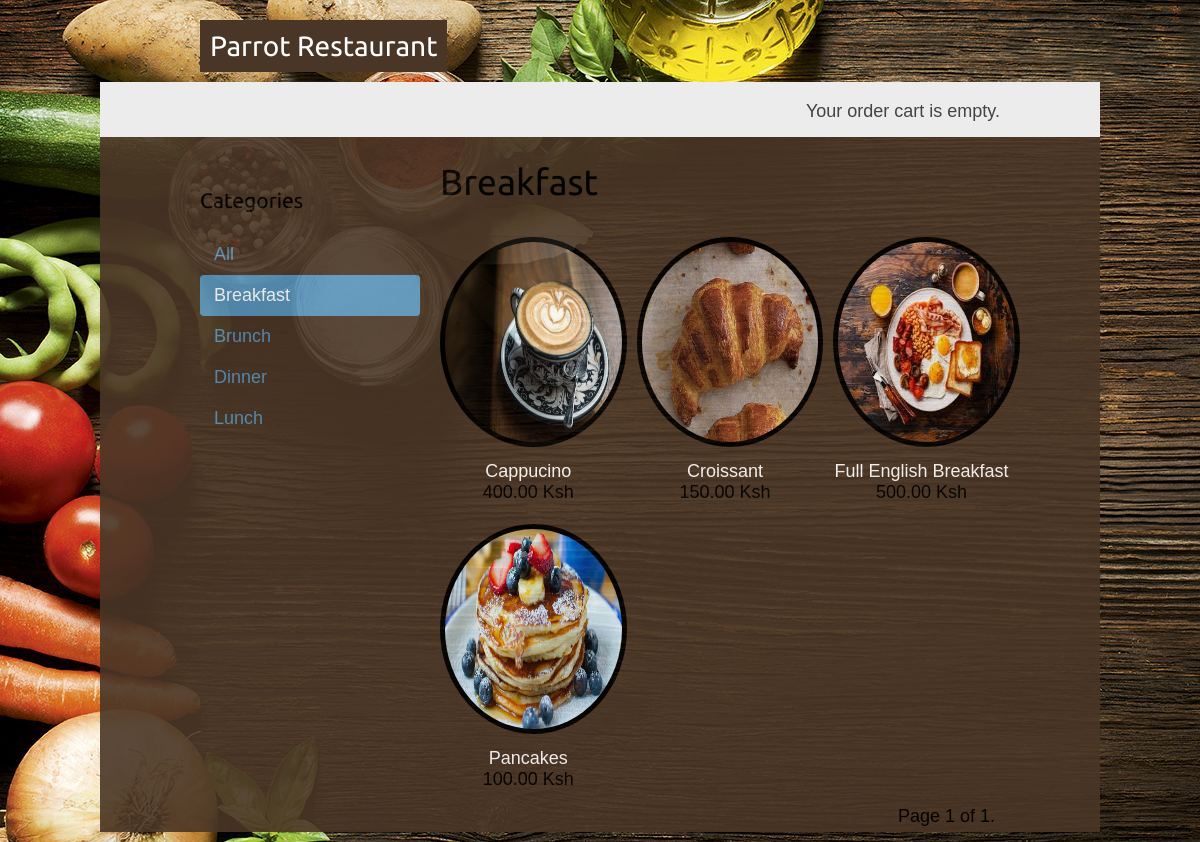
Page /breakfast/ on the committed database.
### shop/models.py (models this page shows, shortened)
class Category(models.Model):
    name = models.CharField(max_length=200, db_index=True)
    slug = models.SlugField(max_length=200, unique=True)
    class Meta:
        ordering = ('name',)
        verbose_name = 'category'
        verbose_name_plural = 'categories'
    def get_absolute_url(self):
        return reverse('shop:product_list_by_category', args=[self.slug])

class Product(models.Model):
    category = models.ForeignKey(Category, related_name='products', on_delete=models.CASCADE)
    name = models.CharField(max_length=200, db_index=True)
    slug = models.SlugField(max_length=200, db_index=True)
    image = models.ImageField(upload_to='products/%Y/%m/%d', blank=True)
    description = models.TextField(blank=True)
    price = models.DecimalField(max_digits=10, decimal_places=2)
    available = models.BooleanField(default=True)
    created = models.DateTimeField(auto_now_add=True)
    updated = models.DateTimeField(auto_now=True)
    class Meta:
        ordering = ('name',)
        index_together = (('id', 'slug'),)
    def get_absolute_url(self):
        return reverse('shop:product_detail', args=[self.id, self.slug])

### shop/views.py (the view)
# urls.py: path('', views.product_list, name='product_list'),
def product_list(request, category_slug=None):
    category = None
    categories = Category.objects.all()
    products = Product.objects.filter(available=True)
    if category_slug:
        category = get_object_or_404(Category, slug=category_slug)
        products = products.filter(category=category)
    paginator = Paginator(products, 6)
    page = request.GET.get('page')
    try:
        products = paginator.page(page)
    except PageNotAnInteger:
        products = paginator.page(1)
    except EmptyPage:
        products = paginator.page(paginator.num_pages)
    return render(request,
            'shop/product/list.html',{'category':category,'categories':categories, 'products':products, 'page':page })

### shop/templates/shop/product/list.html (shortened to what this page needs)
{% extends "shop/base.html" %}
{% load static %}
{% block content %}
<div id="sidebar">
  <h3>Categories</h3>
  <ul>
    <li {% if not category %} class="selected" {% endif %}>
      <a href="{% url "shop:product_list" %}">All</a>
    </li>
    {% for c in categories %}
     <li {% if category.slug == c.slug %}class="selected"{% endif %}>
       <a href="{{ c.get_absolute_url }}">{{ c.name }}</a>
     </li>
    {% endfor %}
  </ul>
</div>
<div id="main" class="product-list">
  <h1>{% if category %}{{ category.name }}{% else %}Full Menu{% endif %}</h1>
  {% for product in products %}
  <div class="item">
    <a href="{{ product.get_absolute_url }}">
      <img style="height:100px, weight:100px" src="{% if product.image %}{{ product.image.url }}{% else %}{% static "img/no_image.png" %}{% endif %}">
    </a>
    <a href="{{ product.get_absolute_url }}">{{ product.name }}</a>
    <br>
    {{ product.price }} Ksh
  </div>
  {% endfor %}
</div>
{% include "shop/pagination.html" with page=products %}
{% endblock %}

### shop/static/css/base.css (style rules this page uses)
body { margin:0; padding:0; font-family:helvetica, sans-serif; }
h1, h2, h3, h4, h5 , h6 { font-family: 'Ubuntu', sans-serif; font-weight:normal; }
a { text-decoration:none; color:#5993bb; }
#sidebar { width:220px; padding:30px 20px 0 0; float:left; }
#sidebar ul { margin:0; padding:0; }
#sidebar ul li { margin:0; list-style:none; padding:10px 14px; }
#sidebar ul li a { display:block; }
#sidebar ul li.selected { background:#5993bb; border-radius:4px; }
#sidebar ul li.selected a { color:#fff; }
#main { float:left; width: 96%; margin-right:-220px; overflow:hidden; }
.product-list .item { width:23%; padding:10px 20px 10px 0; float:left; text-align:center; line-height:1.2; }
.product-list .item img { width:100%; height:200px; margin-bottom:8px; border-radius: 50%; background-color:black; padding:5px; }
.product-list a { color:white; }

### rows in the picture
Category: name "Breakfast"
Category: name "Brunch"
Category: name "Dinner"
Category: name "Lunch"
Product: image (picture), name "Cappucino", price "400.00"
Product: image (picture), name "Croissant", price "150.00"
Product: image (picture), name "Full English Breakfast", price "500.00"
Product: image (picture), name "Pancakes", price "100.00"

### other values in the picture
{{ page.number }} "1"
{{ page.paginator.num_pages }} "1"
